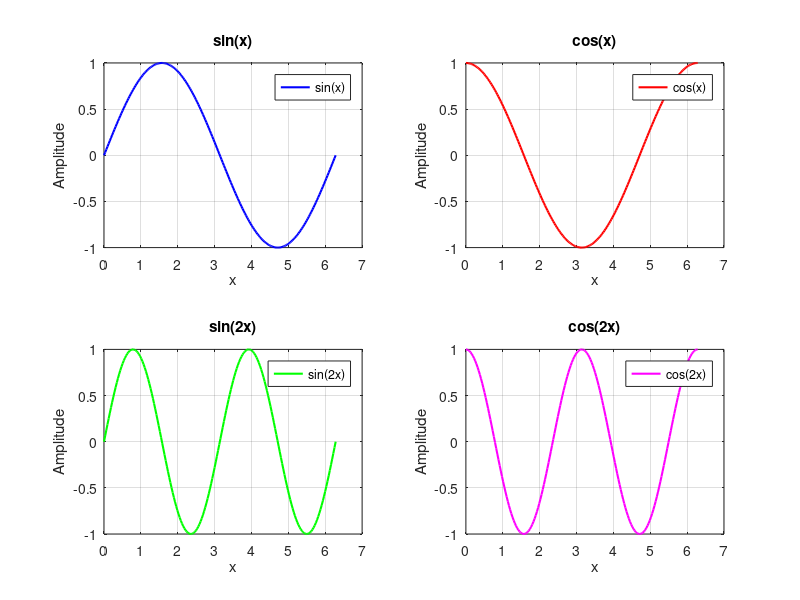

The MATLAB script that drew this image: (Note: this script raises an error after producing the figure.)
% MATLAB Script: Example Figure with Multiple Subplots

clear; clc; close all;

% Generate sample data
x = linspace(0, 2*pi, 200);
y1 = sin(x);
y2 = cos(x);
y3 = sin(2*x);
y4 = cos(2*x);

% Create figure
figure('Name','Example Multi-Plot Figure','NumberTitle','off');

% -------------------------
% Subplot 1
% -------------------------
subplot(2,2,1)
plot(x, y1, 'b-', 'LineWidth', 1.5)
grid on
title('sin(x)')
xlabel('x')
ylabel('Amplitude')
legend('sin(x)', 'Location', 'best')

% -------------------------
% Subplot 2
% -------------------------
subplot(2,2,2)
plot(x, y2, 'r-', 'LineWidth', 1.5)
grid on
title('cos(x)')
xlabel('x')
ylabel('Amplitude')
legend('cos(x)', 'Location', 'best')

% -------------------------
% Subplot 3
% -------------------------
subplot(2,2,3)
plot(x, y3, 'g-', 'LineWidth', 1.5)
grid on
title('sin(2x)')
xlabel('x')
ylabel('Amplitude')
legend('sin(2x)', 'Location', 'best')

% -------------------------
% Subplot 4
% -------------------------
subplot(2,2,4)
plot(x, y4, 'm-', 'LineWidth', 1.5)
grid on
title('cos(2x)')
xlabel('x')
ylabel('Amplitude')
legend('cos(2x)', 'Location', 'best')

% Add overall figure title
sgtitle('Trigonometric Functions Example')

% Improve spacing
set(gcf, 'Color', 'w')
